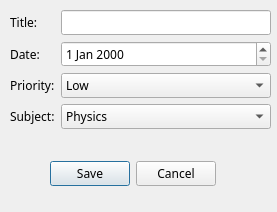
<?xml version="1.0" encoding="UTF-8"?>
<ui version="4.0">
 <class>Dialog</class>
 <widget class="QDialog" name="Dialog">
  <property name="geometry">
   <rect>
    <x>0</x>
    <y>0</y>
    <width>277</width>
    <height>212</height>
   </rect>
  </property>
  <property name="windowTitle">
   <string>Dialog</string>
  </property>
  <widget class="QWidget" name="formLayoutWidget">
   <property name="geometry">
    <rect>
     <x>10</x>
     <y>10</y>
     <width>261</width>
     <height>141</height>
    </rect>
   </property>
   <layout class="QFormLayout" name="formLayout">
    <item row="0" column="0">
     <widget class="QLabel" name="label">
      <property name="font">
       <font>
        <family>Google Sans</family>
       </font>
      </property>
      <property name="text">
       <string>Title:</string>
      </property>
     </widget>
    </item>
    <item row="1" column="0">
     <widget class="QLabel" name="label_2">
      <property name="font">
       <font>
        <family>Google Sans</family>
       </font>
      </property>
      <property name="text">
       <string>Date:</string>
      </property>
     </widget>
    </item>
    <item row="2" column="0">
     <widget class="QLabel" name="label_3">
      <property name="font">
       <font>
        <family>Google Sans</family>
       </font>
      </property>
      <property name="text">
       <string>Priority:</string>
      </property>
     </widget>
    </item>
    <item row="3" column="0">
     <widget class="QLabel" name="label_4">
      <property name="font">
       <font>
        <family>Google Sans</family>
       </font>
      </property>
      <property name="text">
       <string>Subject:</string>
      </property>
     </widget>
    </item>
    <item row="0" column="1">
     <widget class="QLineEdit" name="lineEdit">
      <property name="font">
       <font>
        <family>Google Sans</family>
       </font>
      </property>
     </widget>
    </item>
    <item row="1" column="1">
     <widget class="QDateEdit" name="dateEdit">
      <property name="font">
       <font>
        <family>Google Sans</family>
       </font>
      </property>
     </widget>
    </item>
    <item row="2" column="1">
     <widget class="QComboBox" name="comboBox">
      <property name="font">
       <font>
        <family>Google Sans</family>
       </font>
      </property>
      <item>
       <property name="text">
        <string>Low</string>
       </property>
      </item>
      <item>
       <property name="text">
        <string>Medium</string>
       </property>
      </item>
      <item>
       <property name="text">
        <string>High</string>
       </property>
      </item>
     </widget>
    </item>
    <item row="3" column="1">
     <widget class="QComboBox" name="comboBox_2">
      <property name="font">
       <font>
        <family>Google Sans</family>
       </font>
      </property>
      <item>
       <property name="text">
        <string>Physics</string>
       </property>
      </item>
      <item>
       <property name="text">
        <string>Chemistry</string>
       </property>
      </item>
      <item>
       <property name="text">
        <string>Maths</string>
       </property>
      </item>
      <item>
       <property name="text">
        <string>Computer Science</string>
       </property>
      </item>
      <item>
       <property name="text">
        <string>Biology</string>
       </property>
      </item>
      <item>
       <property name="text">
        <string>Literature</string>
       </property>
      </item>
     </widget>
    </item>
   </layout>
  </widget>
  <widget class="QDialogButtonBox" name="buttonBox">
   <property name="geometry">
    <rect>
     <x>50</x>
     <y>160</y>
     <width>166</width>
     <height>28</height>
    </rect>
   </property>
   <property name="font">
    <font>
     <family>Google Sans</family>
    </font>
   </property>
   <property name="standardButtons">
    <set>QDialogButtonBox::Cancel|QDialogButtonBox::Save</set>
   </property>
  </widget>
 </widget>
 <resources/>
 <connections/>
</ui>
